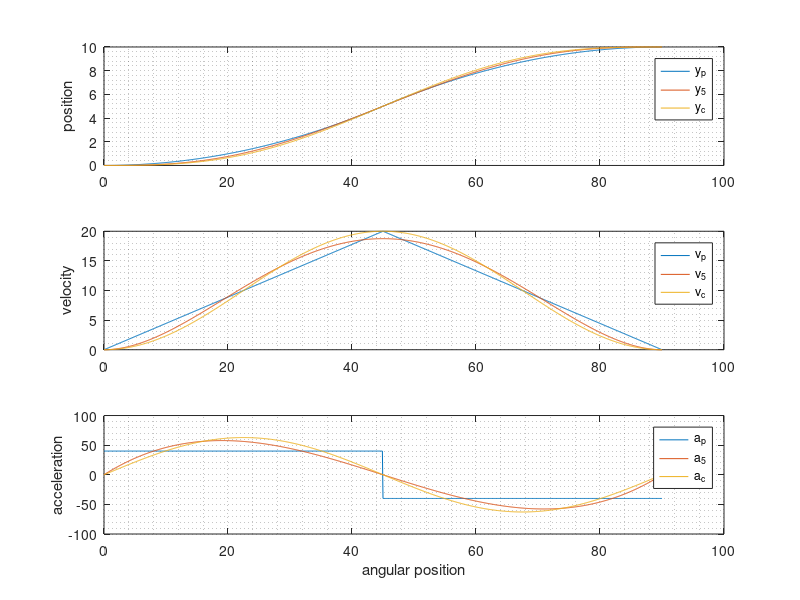

Here is the MATLAB script that generated this plot:
clear all
close all
clc

% Confronto fra leggi di moto a parità di spostamento.
% Obiettivo: simuliamo lo stesso movimento (rotazione camma di 90 gradi ->
% alzata di +10) sfruttando tre possibili leggi di moto differenti
% (nell'esempio del profilo di camma abbiamo usato la
% cicloidale)

H = 10;
betha = 90;
step = 0.1

theta = 0:step:betha;
[m,n] = size(theta);


% moto parabolico
for i=1:n
    if(i<=n/2)
        yp(i) = 2*H*(theta(i)/betha)^2;
        vp(i) = 4*H*(theta(i)/betha);
        ap(i) = 4*H;
    else
        yp(i) = H*(1 -2*(1-(theta(i)/betha))^2);
        vp(i) = H*4*(1-(theta(i)/betha));
        ap(i) = -H*4;
    end
end



% polinomiale di quinto grado
for i=1:n
        y5(i) = H*( 10*(theta(i)/betha)^3 - 15*(theta(i)/betha)^4 + 6*(theta(i)/betha)^5);
        v5(i) = H*( 30*(theta(i)/betha)^2 - 60*(theta(i)/betha)^3 + 30*(theta(i)/betha)^4 );
        a5(i) = H*( 60*(theta(i)/betha)  - 180*(theta(i)/betha)^2 + 120*(theta(i)/betha)^3 );
end


%cicloidale
for i=1:n
        yc(i) = H*( (theta(i)/betha) - (1/(2*pi))*sin(2*pi*theta(i)/betha) );
        vc(i) = H*( 1 - cos(2*pi*theta(i)/betha) );
        ac(i) = H*( 2*pi*sin(2*pi*theta(i)/betha) );
end

figure
subplot(3,1,1)
plot(theta, yp)
hold all
grid minor
plot(theta, y5)
plot(theta, yc)
ylabel('position')
legend('y_p','y_5','y_c')

subplot(3,1,2)
plot(theta, vp)
hold all
grid minor
plot(theta, v5)
plot(theta, vc)
ylabel('velocity')
legend('v_p','v_5','v_c')

subplot(3,1,3)
plot(theta, ap)
hold all
grid minor
plot(theta, a5)
plot(theta, ac)
xlabel('angular position')
ylabel('acceleration')
legend('a_p','a_5','a_c')


% Conclusioni:
% Si nota come polinomiale di quinto grado e cicloidale garantiscano una
% accelerazione più bassa e decisamente piu fluida rispetto alla
% parabolica, oltre al fatto che parte e finisce a 0. Non presentando
% quindi salti o grossi cambiamenti istantanei, le forze d'inerzia sono
% ridotte "al minimo" e non sono presenti urti
